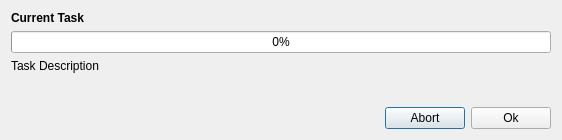
<?xml version="1.0" encoding="UTF-8"?>
<ui version="4.0">
 <class>ProgressDialog</class>
 <widget class="QDialog" name="ProgressDialog">
  <property name="geometry">
   <rect>
    <x>0</x>
    <y>0</y>
    <width>562</width>
    <height>140</height>
   </rect>
  </property>
  <property name="windowTitle">
   <string>Dialog</string>
  </property>
  <layout class="QVBoxLayout" name="verticalLayout_2">
   <item>
    <layout class="QVBoxLayout" name="verticalLayout">
     <item>
      <widget class="QLabel" name="lblTaskDesc">
       <property name="font">
        <font>
         <weight>75</weight>
         <bold>true</bold>
        </font>
       </property>
       <property name="text">
        <string>Current Task</string>
       </property>
      </widget>
     </item>
     <item>
      <widget class="QProgressBar" name="progress">
       <property name="value">
        <number>0</number>
       </property>
      </widget>
     </item>
     <item>
      <widget class="QLabel" name="lblTaskItemDesc">
       <property name="text">
        <string>Task Description</string>
       </property>
       <property name="wordWrap">
        <bool>true</bool>
       </property>
      </widget>
     </item>
     <item>
      <spacer name="verticalSpacer">
       <property name="orientation">
        <enum>Qt::Vertical</enum>
       </property>
       <property name="sizeHint" stdset="0">
        <size>
         <width>20</width>
         <height>40</height>
        </size>
       </property>
      </spacer>
     </item>
    </layout>
   </item>
   <item>
    <layout class="QHBoxLayout" name="horizontalLayout">
     <item>
      <spacer name="horizontalSpacer">
       <property name="orientation">
        <enum>Qt::Horizontal</enum>
       </property>
       <property name="sizeHint" stdset="0">
        <size>
         <width>40</width>
         <height>20</height>
        </size>
       </property>
      </spacer>
     </item>
     <item>
      <widget class="QPushButton" name="bAbort">
       <property name="text">
        <string>Abort</string>
       </property>
      </widget>
     </item>
     <item>
      <widget class="QPushButton" name="bOk">
       <property name="text">
        <string>Ok</string>
       </property>
      </widget>
     </item>
    </layout>
   </item>
  </layout>
 </widget>
 <resources/>
 <connections/>
</ui>
